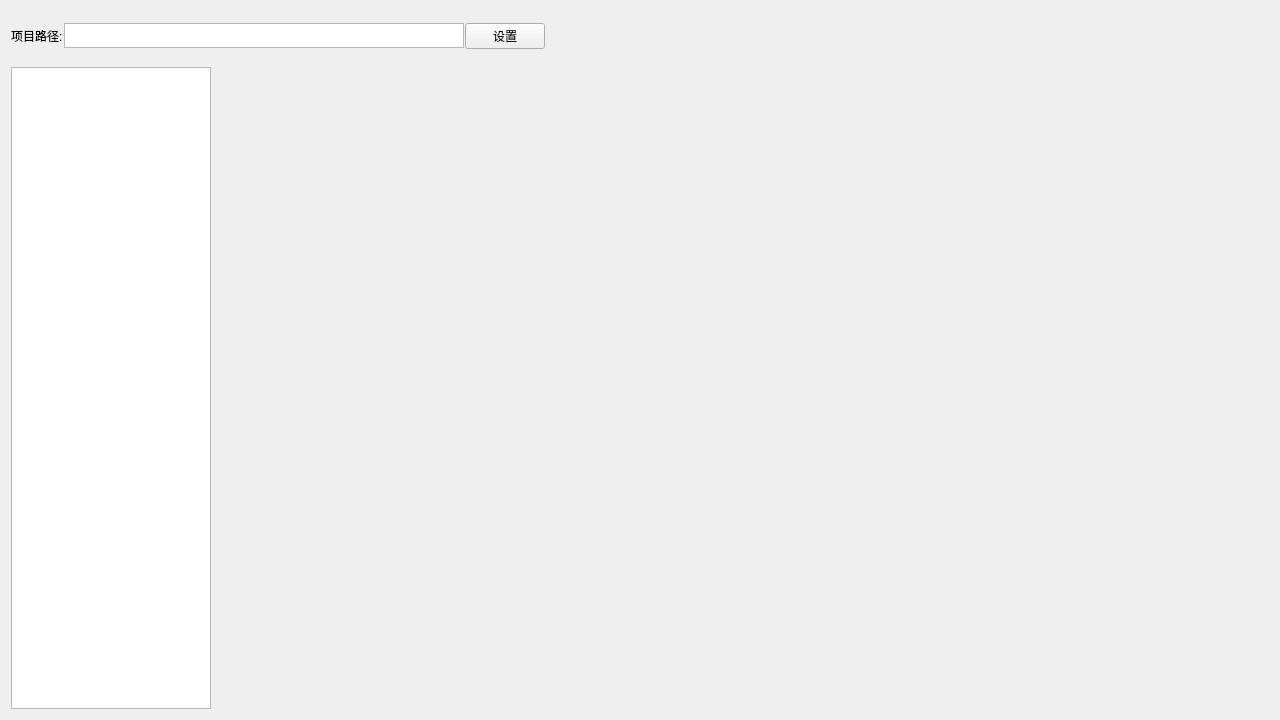
<?xml version="1.0" encoding="UTF-8"?>
<ui version="4.0">
 <class>groupForm</class>
 <widget class="QWidget" name="groupForm">
  <property name="geometry">
   <rect>
    <x>0</x>
    <y>0</y>
    <width>1280</width>
    <height>720</height>
   </rect>
  </property>
  <property name="minimumSize">
   <size>
    <width>1280</width>
    <height>720</height>
   </size>
  </property>
  <property name="maximumSize">
   <size>
    <width>16777215</width>
    <height>16777215</height>
   </size>
  </property>
  <property name="windowTitle">
   <string>Form</string>
  </property>
  <layout class="QVBoxLayout" name="verticalLayout">
   <item alignment="Qt::AlignLeft|Qt::AlignVCenter">
    <widget class="QWidget" name="gameView" native="true">
     <property name="minimumSize">
      <size>
       <width>0</width>
       <height>50</height>
      </size>
     </property>
     <property name="maximumSize">
      <size>
       <width>16777215</width>
       <height>50</height>
      </size>
     </property>
     <layout class="QHBoxLayout" name="horizontalLayout_2">
      <property name="spacing">
       <number>1</number>
      </property>
      <property name="leftMargin">
       <number>0</number>
      </property>
      <property name="topMargin">
       <number>0</number>
      </property>
      <property name="rightMargin">
       <number>0</number>
      </property>
      <property name="bottomMargin">
       <number>0</number>
      </property>
      <item alignment="Qt::AlignLeft|Qt::AlignVCenter">
       <widget class="QLabel" name="label_title">
        <property name="text">
         <string>项目路径:</string>
        </property>
       </widget>
      </item>
      <item alignment="Qt::AlignLeft|Qt::AlignVCenter">
       <widget class="QTextEdit" name="textEdit_path">
        <property name="minimumSize">
         <size>
          <width>400</width>
          <height>25</height>
         </size>
        </property>
        <property name="maximumSize">
         <size>
          <width>400</width>
          <height>25</height>
         </size>
        </property>
       </widget>
      </item>
      <item alignment="Qt::AlignLeft|Qt::AlignVCenter">
       <widget class="QPushButton" name="btn_setting">
        <property name="text">
         <string>设置</string>
        </property>
       </widget>
      </item>
     </layout>
    </widget>
   </item>
   <item>
    <widget class="QWidget" name="contentView" native="true">
     <layout class="QHBoxLayout" name="horizontalLayout">
      <property name="spacing">
       <number>1</number>
      </property>
      <property name="leftMargin">
       <number>0</number>
      </property>
      <property name="topMargin">
       <number>0</number>
      </property>
      <property name="rightMargin">
       <number>0</number>
      </property>
      <property name="bottomMargin">
       <number>0</number>
      </property>
      <item>
       <widget class="QListWidget" name="listWidget">
        <property name="sizePolicy">
         <sizepolicy hsizetype="Fixed" vsizetype="Expanding">
          <horstretch>0</horstretch>
          <verstretch>0</verstretch>
         </sizepolicy>
        </property>
        <property name="minimumSize">
         <size>
          <width>200</width>
          <height>0</height>
         </size>
        </property>
        <property name="maximumSize">
         <size>
          <width>200</width>
          <height>16777215</height>
         </size>
        </property>
        <property name="verticalScrollBarPolicy">
         <enum>Qt::ScrollBarAlwaysOff</enum>
        </property>
        <property name="horizontalScrollBarPolicy">
         <enum>Qt::ScrollBarAlwaysOff</enum>
        </property>
       </widget>
      </item>
      <item>
       <widget class="QStackedWidget" name="stackedWidget">
        <property name="currentIndex">
         <number>-1</number>
        </property>
       </widget>
      </item>
     </layout>
    </widget>
   </item>
  </layout>
  <zorder>contentView</zorder>
  <zorder>gameView</zorder>
 </widget>
 <resources/>
 <connections/>
</ui>
